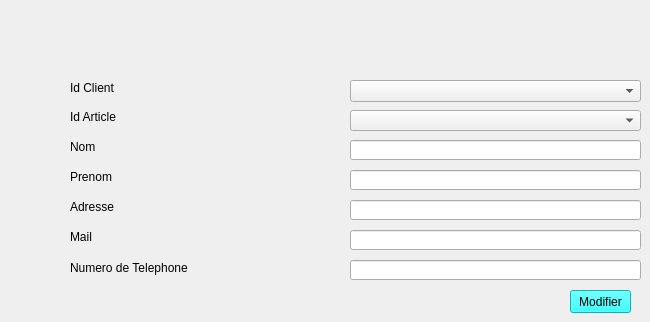
     <widget class="QWidget" name="tab_4">
      <attribute name="title">
       <string>Modifier</string>
      </attribute>
      <widget class="QLineEdit" name="lineEdit_NumtelM">
       <property name="geometry">
        <rect>
         <x>350</x>
         <y>260</y>
         <width>291</width>
         <height>20</height>
        </rect>
       </property>
      </widget>
      <widget class="QLabel" name="label_15">
       <property name="geometry">
        <rect>
         <x>70</x>
         <y>110</y>
         <width>47</width>
         <height>14</height>
        </rect>
       </property>
       <property name="text">
        <string>Id Article</string>
       </property>
      </widget>
      <widget class="QLineEdit" name="lineEdit_PrenomM">
       <property name="geometry">
        <rect>
         <x>350</x>
         <y>170</y>
         <width>291</width>
         <height>20</height>
        </rect>
       </property>
      </widget>
      <widget class="QLineEdit" name="lineEdit_NomM">
       <property name="geometry">
        <rect>
         <x>350</x>
         <y>140</y>
         <width>291</width>
         <height>20</height>
        </rect>
       </property>
      </widget>
      <widget class="QLineEdit" name="lineEdit_MailM">
       <property name="geometry">
        <rect>
         <x>350</x>
         <y>230</y>
         <width>291</width>
         <height>20</height>
        </rect>
       </property>
      </widget>
      <widget class="QLabel" name="label_16">
       <property name="geometry">
        <rect>
         <x>70</x>
         <y>200</y>
         <width>47</width>
         <height>14</height>
        </rect>
       </property>
       <property name="text">
        <string>Adresse</string>
       </property>
      </widget>
      <widget class="QLineEdit" name="lineEdit_AdresseM">
       <property name="geometry">
        <rect>
         <x>350</x>
         <y>200</y>
         <width>291</width>
         <height>20</height>
        </rect>
       </property>
      </widget>
      <widget class="QLabel" name="label_17">
       <property name="geometry">
        <rect>
         <x>70</x>
         <y>230</y>
         <width>47</width>
         <height>14</height>
        </rect>
       </property>
       <property name="text">
        <string>Mail</string>
       </property>
      </widget>
      <widget class="QLabel" name="label_18">
       <property name="geometry">
        <rect>
         <x>70</x>
         <y>80</y>
         <width>121</width>
         <height>16</height>
        </rect>
       </property>
       <property name="text">
        <string>Id Client</string>
       </property>
      </widget>
      <widget class="QLabel" name="label_19">
       <property name="geometry">
        <rect>
         <x>70</x>
         <y>170</y>
         <width>47</width>
         <height>14</height>
        </rect>
       </property>
       <property name="text">
        <string>Prenom</string>
       </property>
      </widget>
      <widget class="QLabel" name="label_20">
       <property name="geometry">
        <rect>
         <x>70</x>
         <y>140</y>
         <width>47</width>
         <height>14</height>
        </rect>
       </property>
       <property name="text">
        <string>Nom</string>
       </property>
      </widget>
      <widget class="QLabel" name="label_21">
       <property name="geometry">
        <rect>
         <x>70</x>
         <y>260</y>
         <width>121</width>
         <height>16</height>
        </rect>
       </property>
       <property name="text">
        <string>Numero de Telephone</string>
       </property>
      </widget>
      <widget class="QPushButton" name="pushButton_Modifier">
       <property name="geometry">
        <rect>
         <x>570</x>
         <y>290</y>
         <width>61</width>
         <height>23</height>
        </rect>
       </property>
       <property name="styleSheet">
        <string notr="true">background-color: rgb(0, 255, 255);
selection-background-color: rgb(0, 170, 255);</string>
       </property>
       <property name="text">
        <string>Modifier</string>
       </property>
      </widget>
      <widget class="QComboBox" name="comboBoxmod">
       <property name="geometry">
        <rect>
         <x>350</x>
         <y>80</y>
         <width>291</width>
         <height>22</height>
        </rect>
       </property>
      </widget>
      <widget class="QComboBox" name="comboBoxArticleM">
       <property name="geometry">
        <rect>
         <x>350</x>
         <y>110</y>
         <width>291</width>
         <height>21</height>
        </rect>
       </property>
      </widget>
     </widget>
